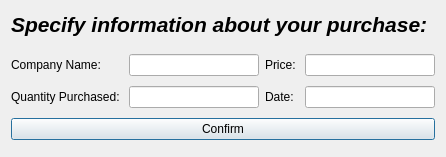
<?xml version="1.0" encoding="UTF-8"?>
<ui version="4.0">
 <class>buyStocks</class>
 <widget class="QDialog" name="buyStocks">
  <property name="enabled">
   <bool>true</bool>
  </property>
  <property name="geometry">
   <rect>
    <x>0</x>
    <y>0</y>
    <width>446</width>
    <height>157</height>
   </rect>
  </property>
  <property name="sizePolicy">
   <sizepolicy hsizetype="Preferred" vsizetype="Preferred">
    <horstretch>0</horstretch>
    <verstretch>0</verstretch>
   </sizepolicy>
  </property>
  <property name="windowTitle">
   <string>Dialog</string>
  </property>
  <layout class="QGridLayout" name="gridLayout">
   <property name="topMargin">
    <number>0</number>
   </property>
   <item row="0" column="0" colspan="4">
    <widget class="QLabel" name="label">
     <property name="maximumSize">
      <size>
       <width>16777215</width>
       <height>40</height>
      </size>
     </property>
     <property name="font">
      <font>
       <pointsize>16</pointsize>
       <italic>true</italic>
       <bold>true</bold>
      </font>
     </property>
     <property name="text">
      <string>Specify information about your purchase:</string>
     </property>
    </widget>
   </item>
   <item row="1" column="0">
    <widget class="QLabel" name="label_2">
     <property name="text">
      <string>Company Name: </string>
     </property>
    </widget>
   </item>
   <item row="1" column="1">
    <widget class="QLineEdit" name="cName"/>
   </item>
   <item row="1" column="2">
    <widget class="QLabel" name="label_4">
     <property name="text">
      <string>Price: </string>
     </property>
    </widget>
   </item>
   <item row="1" column="3">
    <widget class="QLineEdit" name="cPrice"/>
   </item>
   <item row="2" column="0">
    <widget class="QLabel" name="label_3">
     <property name="text">
      <string>Quantity Purchased: </string>
     </property>
    </widget>
   </item>
   <item row="2" column="1">
    <widget class="QLineEdit" name="cQty"/>
   </item>
   <item row="2" column="2">
    <widget class="QLabel" name="label_5">
     <property name="text">
      <string>Date: </string>
     </property>
    </widget>
   </item>
   <item row="2" column="3">
    <widget class="QLineEdit" name="cDate"/>
   </item>
   <item row="3" column="0" colspan="4">
    <widget class="QPushButton" name="pushButton">
     <property name="text">
      <string>Confirm</string>
     </property>
    </widget>
   </item>
  </layout>
 </widget>
 <resources/>
 <connections/>
</ui>
